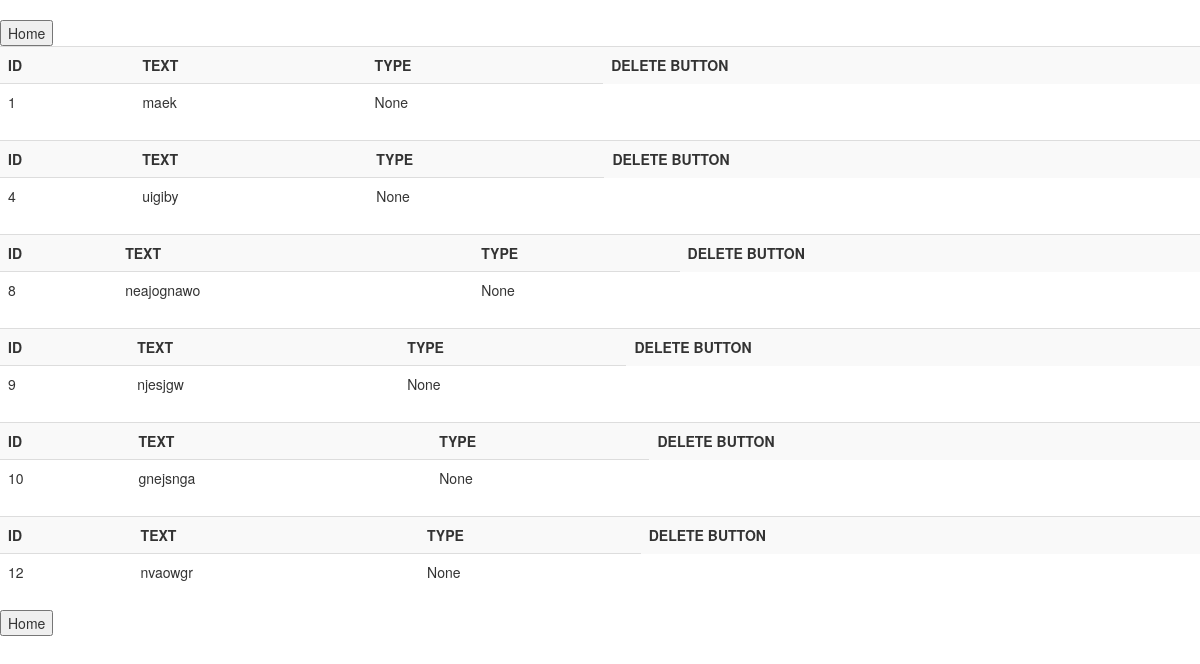
/todo_search_type, run on the app's committed database.
### tables this page shows
CREATE TABLE todos(id INTEGER PRIMARY KEY, contents TEXT NOT NULL, type text none);

### app.py (the view)
@app.route("/todo_search_type", methods=["POST", "GET"])
def todo_search_type():
    search_type = request.form.get("search_type")
    print(search_type)
    todo_lists = todo_db.execute("SELECT * FROM todos")
    search_types = todo_db.execute("SELECT * FROM todos")
    return render_template("search_type.html", todo_lists=todo_lists, search_types=search_types)

### templates/search_type.html
{% extends "layout.html" %}
{% block body %}
<form action="/">
    <button>Home</button>
</form>
{% for search_type in search_types %}
<table class="table table-striped">
    <tr>
        <th>ID</th>
        <th>TEXT</th>
        <th>TYPE</th>
        <th>DELETE BUTTON</th>
    </tr>
    <tr>
        <td> {{ search_type[0] }} </td>
        <td> {{ search_type[1] }} </td>
        <td> {{ search_type[2] }} </td>
    </tr>
</table>
{% endfor %}
<form action="/">
    <button>Home</button>
</form>
{% endblock %}

### data on the page
todos: id "1", contents "maek", type "None"
todos: id "4", contents "uigiby", type "None"
todos: id "8", contents "neajognawo", type "None"
todos: id "9", contents "njesjgw", type "None"
todos: id "10", contents "gnejsnga", type "None"
todos: id "12", contents "nvaowgr", type "None"
